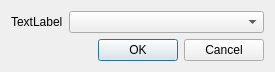
<?xml version="1.0" encoding="UTF-8"?>
<ui version="4.0">
 <class>GroupInputDialog</class>
 <widget class="QDialog" name="GroupInputDialog">
  <property name="geometry">
   <rect>
    <x>0</x>
    <y>0</y>
    <width>275</width>
    <height>58</height>
   </rect>
  </property>
  <property name="windowTitle">
   <string>Dialog</string>
  </property>
  <layout class="QVBoxLayout" name="verticalLayout">
   <item>
    <layout class="QFormLayout" name="formLayout">
     <item row="0" column="0">
      <widget class="QLabel" name="label">
       <property name="text">
        <string>TextLabel</string>
       </property>
      </widget>
     </item>
     <item row="0" column="1">
      <widget class="QComboBox" name="comboBox">
       <property name="currentIndex">
        <number>-1</number>
       </property>
      </widget>
     </item>
    </layout>
   </item>
   <item>
    <widget class="QDialogButtonBox" name="buttonBox">
     <property name="orientation">
      <enum>Qt::Horizontal</enum>
     </property>
     <property name="standardButtons">
      <set>QDialogButtonBox::Cancel|QDialogButtonBox::Ok</set>
     </property>
    </widget>
   </item>
  </layout>
 </widget>
 <resources/>
 <connections>
  <connection>
   <sender>buttonBox</sender>
   <signal>accepted()</signal>
   <receiver>GroupInputDialog</receiver>
   <slot>accept()</slot>
   <hints>
    <hint type="sourcelabel">
     <x>248</x>
     <y>254</y>
    </hint>
    <hint type="destinationlabel">
     <x>157</x>
     <y>274</y>
    </hint>
   </hints>
  </connection>
  <connection>
   <sender>buttonBox</sender>
   <signal>rejected()</signal>
   <receiver>GroupInputDialog</receiver>
   <slot>reject()</slot>
   <hints>
    <hint type="sourcelabel">
     <x>316</x>
     <y>260</y>
    </hint>
    <hint type="destinationlabel">
     <x>286</x>
     <y>274</y>
    </hint>
   </hints>
  </connection>
 </connections>
</ui>
